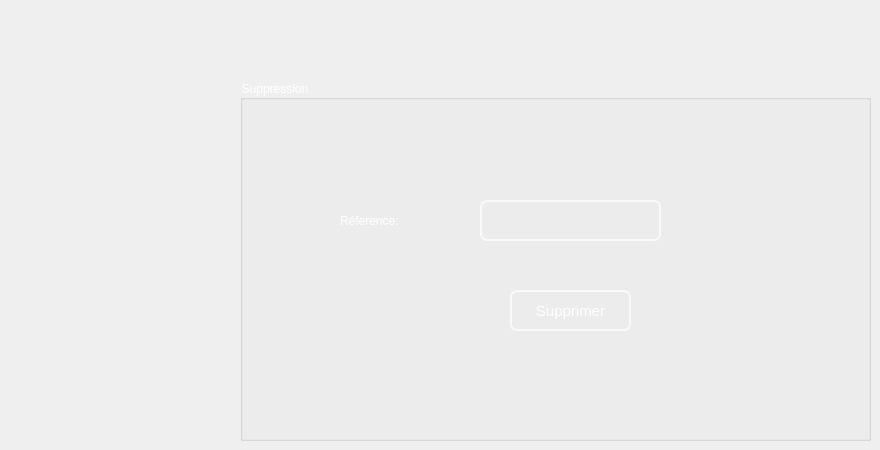
     <widget class="QWidget" name="tab_3">
      <attribute name="title">
       <string>Supprimer Produit</string>
      </attribute>
      <widget class="QGroupBox" name="suppression">
       <property name="geometry">
        <rect>
         <x>240</x>
         <y>80</y>
         <width>631</width>
         <height>361</height>
        </rect>
       </property>
       <property name="styleSheet">
        <string notr="true">
font: 75 16pt &quot;MS Shell Dlg 2&quot;;
color:white
</string>
       </property>
       <property name="title">
        <string>Suppression</string>
       </property>
       <widget class="QLineEdit" name="le_num_supp">
        <property name="geometry">
         <rect>
          <x>240</x>
          <y>120</y>
          <width>181</width>
          <height>41</height>
         </rect>
        </property>
        <property name="styleSheet">
         <string notr="true">QLineEdit{
color: white;
background-color:Transparent;;
border-width: 2px;
border-color: #F9F9F9;
border-style: solid;
border-radius: 7;
padding: 3px;
font-size: 15px;

}
QLineEdit:focus
{border:2px solid #FBAD25;
}</string>
        </property>
       </widget>
       <widget class="QPushButton" name="pb_supprimer">
        <property name="geometry">
         <rect>
          <x>270</x>
          <y>210</y>
          <width>121</width>
          <height>41</height>
         </rect>
        </property>
        <property name="styleSheet">
         <string notr="true">QPushButton{

color: white;
background-color:Transparent;;
border-width: 2px;
border-color: #F9F9F9;
border-style: solid;
border-radius: 7;
padding: 3px;
font-size: 15px;


}
QPushButton:focus
{border:2px solid #FBAD25;
}</string>
        </property>
        <property name="text">
         <string>Supprimer</string>
        </property>
       </widget>
       <widget class="QLabel" name="label_6">
        <property name="geometry">
         <rect>
          <x>100</x>
          <y>130</y>
          <width>131</width>
          <height>21</height>
         </rect>
        </property>
        <property name="text">
         <string>Réference:</string>
        </property>
       </widget>
      </widget>
     </widget>
